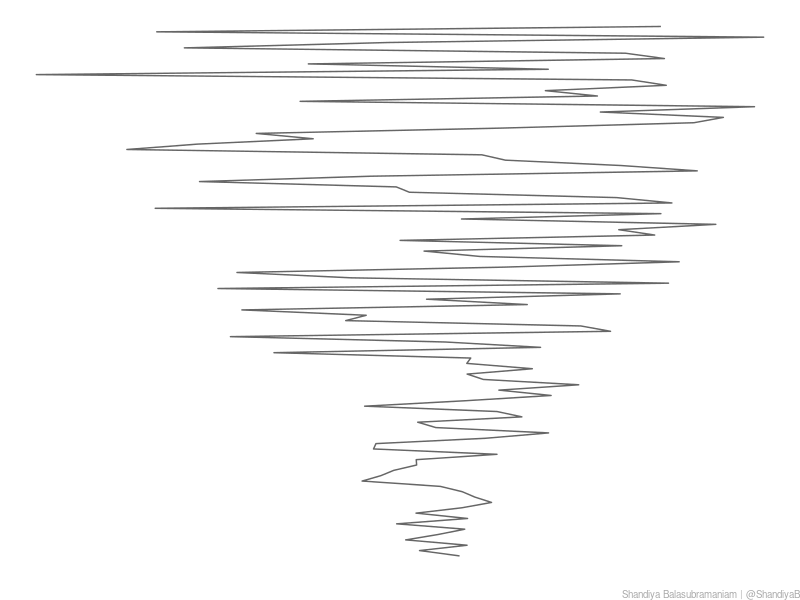

This chart was generated by the following R code: (Note: this script raises an error after producing the figure.)
# load libraries
library(tidyverse)
library(viridis)
library(here)

# set up dataframe
df <- data.frame(
  x = 1:100,
  y = c(
    runif(10, 1, 1.2), 
    runif(10, 0.9, 1.3), 
    runif(10, 0.8, 1.4), 
    runif(10, 0.7, 1.5),
    runif(10, 0.6, 1.6),
    runif(10, 0.5, 1.7),
    runif(10, 0.4, 1.8),
    runif(10, 0.3, 1.9),
    runif(10, 0.2, 2.0),
    runif(10, 0.1, 2.1)),
  group = 1:100
)

# 19: Increase the randomness along the Y-axis
ggplot(df) +
  geom_line(aes(x = x, y = y),
            colour = "#666666") +
  coord_flip() +
  theme_void() +
  labs(caption = "Shandiya Balasubramaniam | @ShandiyaB") +
  theme(plot.caption = element_text(color = "#aaaaaa", size = 7)) +
  ggsave(here("plots", "genuary_19.png"), width = 8, height = 5, units = "in")

# 17: Draw a line, pick a new color, move a bit.
ggplot(df) +
  geom_line(aes(x = x, y = y, colour = group)) +
  scale_colour_viridis(option = "inferno") +
  coord_flip() +
  theme_void() +
  labs(caption = "Shandiya Balasubramaniam | @ShandiyaB") +
  theme(
    plot.caption = element_text(color = "#aaaaaa", size = 7),
    legend.position = "none") +
  ggsave(here("plots", "genuary_17.png"), width = 8, height = 5, units = "in")   
